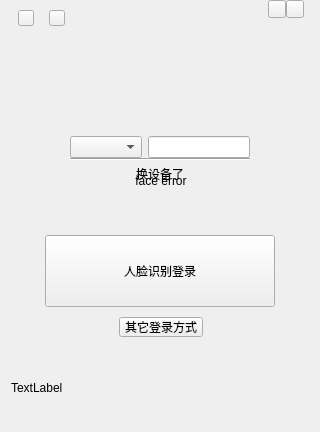
<?xml version="1.0" encoding="UTF-8"?>
<ui version="4.0">
 <class>LoginBody</class>
 <widget class="QWidget" name="LoginBody">
  <property name="geometry">
   <rect>
    <x>0</x>
    <y>0</y>
    <width>320</width>
    <height>432</height>
   </rect>
  </property>
  <property name="sizePolicy">
   <sizepolicy hsizetype="Fixed" vsizetype="Fixed">
    <horstretch>0</horstretch>
    <verstretch>0</verstretch>
   </sizepolicy>
  </property>
  <property name="windowTitle">
   <string>LoginBody</string>
  </property>
  <property name="autoFillBackground">
   <bool>true</bool>
  </property>
  <property name="styleSheet">
   <string notr="true"/>
  </property>
  <widget class="QLabel" name="label_title">
   <property name="geometry">
    <rect>
     <x>125</x>
     <y>40</y>
     <width>70</width>
     <height>27</height>
    </rect>
   </property>
   <property name="text">
    <string/>
   </property>
   <property name="alignment">
    <set>Qt::AlignCenter</set>
   </property>
  </widget>
  <widget class="QPushButton" name="checkBox_tabPage">
   <property name="geometry">
    <rect>
     <x>18</x>
     <y>10</y>
     <width>16</width>
     <height>16</height>
    </rect>
   </property>
   <property name="cursor">
    <cursorShape>PointingHandCursor</cursorShape>
   </property>
   <property name="text">
    <string/>
   </property>
   <property name="iconSize">
    <size>
     <width>30</width>
     <height>26</height>
    </size>
   </property>
   <property name="checkable">
    <bool>true</bool>
   </property>
  </widget>
  <widget class="QStackedWidget" name="loginStackedWidget">
   <property name="geometry">
    <rect>
     <x>10</x>
     <y>106</y>
     <width>300</width>
     <height>250</height>
    </rect>
   </property>
   <property name="currentIndex">
    <number>3</number>
   </property>
   <widget class="QWidget" name="page_login">
    <widget class="QPushButton" name="pushButton_login">
     <property name="geometry">
      <rect>
       <x>35</x>
       <y>180</y>
       <width>230</width>
       <height>70</height>
      </rect>
     </property>
     <property name="cursor">
      <cursorShape>PointingHandCursor</cursorShape>
     </property>
     <property name="styleSheet">
      <string notr="true"/>
     </property>
     <property name="text">
      <string>登 录</string>
     </property>
    </widget>
    <widget class="Line" name="line_2">
     <property name="geometry">
      <rect>
       <x>40</x>
       <y>82</y>
       <width>214</width>
       <height>1</height>
      </rect>
     </property>
     <property name="orientation">
      <enum>Qt::Horizontal</enum>
     </property>
    </widget>
    <widget class="Line" name="line_3">
     <property name="geometry">
      <rect>
       <x>40</x>
       <y>133</y>
       <width>214</width>
       <height>1</height>
      </rect>
     </property>
     <property name="orientation">
      <enum>Qt::Horizontal</enum>
     </property>
    </widget>
    <widget class="QCheckBox" name="checkBox_AotoLogin">
     <property name="geometry">
      <rect>
       <x>190</x>
       <y>143</y>
       <width>101</width>
       <height>21</height>
      </rect>
     </property>
     <property name="cursor">
      <cursorShape>PointingHandCursor</cursorShape>
     </property>
     <property name="text">
      <string>自动登录</string>
     </property>
    </widget>
    <widget class="QStackedWidget" name="stackedWidget_2">
     <property name="geometry">
      <rect>
       <x>0</x>
       <y>88</y>
       <width>300</width>
       <height>41</height>
      </rect>
     </property>
     <property name="currentIndex">
      <number>1</number>
     </property>
     <widget class="QWidget" name="page_password">
      <widget class="PasswordLineEdit" name="lineEdit_Password">
       <property name="geometry">
        <rect>
         <x>40</x>
         <y>9</y>
         <width>131</width>
         <height>31</height>
        </rect>
       </property>
       <property name="placeholderText">
        <string>请输入密码</string>
       </property>
      </widget>
     </widget>
     <widget class="QWidget" name="page_idecode">
      <widget class="QWidget" name="layoutWidget">
       <property name="geometry">
        <rect>
         <x>40</x>
         <y>10</y>
         <width>227</width>
         <height>33</height>
        </rect>
       </property>
       <layout class="QHBoxLayout" name="horizontalLayout_3">
        <property name="spacing">
         <number>0</number>
        </property>
        <item>
         <widget class="QLineEdit" name="lineEdit_IdentifyCode">
          <property name="sizePolicy">
           <sizepolicy hsizetype="Fixed" vsizetype="Fixed">
            <horstretch>0</horstretch>
            <verstretch>0</verstretch>
           </sizepolicy>
          </property>
          <property name="placeholderText">
           <string>请输入验证码</string>
          </property>
         </widget>
        </item>
        <item>
         <widget class="QPushButton" name="pushButton_SendIdentifyCode">
          <property name="sizePolicy">
           <sizepolicy hsizetype="Fixed" vsizetype="Fixed">
            <horstretch>0</horstretch>
            <verstretch>0</verstretch>
           </sizepolicy>
          </property>
          <property name="text">
           <string>获取验证码</string>
          </property>
         </widget>
        </item>
       </layout>
      </widget>
     </widget>
    </widget>
    <widget class="QLabel" name="label_info">
     <property name="geometry">
      <rect>
       <x>24</x>
       <y>143</y>
       <width>168</width>
       <height>16</height>
      </rect>
     </property>
     <property name="layoutDirection">
      <enum>Qt::LeftToRight</enum>
     </property>
     <property name="text">
      <string>TextLabel</string>
     </property>
    </widget>
    <widget class="QWidget" name="layoutWidget1">
     <property name="geometry">
      <rect>
       <x>0</x>
       <y>0</y>
       <width>320</width>
       <height>33</height>
      </rect>
     </property>
     <layout class="QHBoxLayout" name="horizontalLayout">
      <property name="spacing">
       <number>30</number>
      </property>
      <property name="leftMargin">
       <number>78</number>
      </property>
      <property name="rightMargin">
       <number>78</number>
      </property>
      <item>
       <widget class="QPushButton" name="checkBox_pwdLogin">
        <property name="minimumSize">
         <size>
          <width>56</width>
          <height>0</height>
         </size>
        </property>
        <property name="maximumSize">
         <size>
          <width>56</width>
          <height>16777215</height>
         </size>
        </property>
        <property name="cursor">
         <cursorShape>PointingHandCursor</cursorShape>
        </property>
        <property name="layoutDirection">
         <enum>Qt::LeftToRight</enum>
        </property>
        <property name="text">
         <string>密码登录</string>
        </property>
        <property name="checkable">
         <bool>true</bool>
        </property>
       </widget>
      </item>
      <item>
       <widget class="QPushButton" name="checkBox_IdeCodeLogin">
        <property name="sizePolicy">
         <sizepolicy hsizetype="Minimum" vsizetype="Fixed">
          <horstretch>0</horstretch>
          <verstretch>0</verstretch>
         </sizepolicy>
        </property>
        <property name="minimumSize">
         <size>
          <width>70</width>
          <height>0</height>
         </size>
        </property>
        <property name="maximumSize">
         <size>
          <width>70</width>
          <height>16777215</height>
         </size>
        </property>
        <property name="cursor">
         <cursorShape>PointingHandCursor</cursorShape>
        </property>
        <property name="text">
         <string>验证码登录</string>
        </property>
        <property name="checkable">
         <bool>true</bool>
        </property>
       </widget>
      </item>
     </layout>
    </widget>
    <widget class="QWidget" name="layoutWidget2">
     <property name="geometry">
      <rect>
       <x>40</x>
       <y>50</y>
       <width>279</width>
       <height>27</height>
      </rect>
     </property>
     <layout class="QHBoxLayout" name="horizontalLayout_2">
      <property name="spacing">
       <number>0</number>
      </property>
      <item>
       <widget class="QComboBox" name="comboBox_mobilePre">
        <property name="sizePolicy">
         <sizepolicy hsizetype="Fixed" vsizetype="Fixed">
          <horstretch>0</horstretch>
          <verstretch>0</verstretch>
         </sizepolicy>
        </property>
        <property name="currentText">
         <string/>
        </property>
       </widget>
      </item>
      <item>
       <widget class="QLineEdit" name="lineEdit_mobile">
        <property name="sizePolicy">
         <sizepolicy hsizetype="Fixed" vsizetype="Fixed">
          <horstretch>0</horstretch>
          <verstretch>0</verstretch>
         </sizepolicy>
        </property>
        <property name="placeholderText">
         <string>请输入手机号</string>
        </property>
       </widget>
      </item>
     </layout>
    </widget>
   </widget>
   <widget class="QWidget" name="page_scan">
    <widget class="QLabel" name="label_scanpic">
     <property name="geometry">
      <rect>
       <x>75</x>
       <y>10</y>
       <width>150</width>
       <height>150</height>
      </rect>
     </property>
     <property name="minimumSize">
      <size>
       <width>150</width>
       <height>150</height>
      </size>
     </property>
     <property name="maximumSize">
      <size>
       <width>150</width>
       <height>150</height>
      </size>
     </property>
     <property name="text">
      <string/>
     </property>
    </widget>
    <widget class="QLabel" name="label_scantip">
     <property name="geometry">
      <rect>
       <x>0</x>
       <y>180</y>
       <width>300</width>
       <height>16</height>
      </rect>
     </property>
     <property name="text">
      <string>请使用通toon手机版扫描二维码登录</string>
     </property>
     <property name="alignment">
      <set>Qt::AlignCenter</set>
     </property>
    </widget>
   </widget>
   <widget class="QWidget" name="page_scanConfirm">
    <widget class="QLabel" name="label_mobile">
     <property name="geometry">
      <rect>
       <x>0</x>
       <y>50</y>
       <width>300</width>
       <height>20</height>
      </rect>
     </property>
     <property name="text">
      <string>138****8888</string>
     </property>
     <property name="alignment">
      <set>Qt::AlignCenter</set>
     </property>
    </widget>
    <widget class="QLabel" name="label_2">
     <property name="geometry">
      <rect>
       <x>0</x>
       <y>88</y>
       <width>300</width>
       <height>20</height>
      </rect>
     </property>
     <property name="text">
      <string>请在手机上确认登录</string>
     </property>
     <property name="alignment">
      <set>Qt::AlignCenter</set>
     </property>
    </widget>
    <widget class="QLabel" name="labelCancelScan">
     <property name="geometry">
      <rect>
       <x>0</x>
       <y>132</y>
       <width>300</width>
       <height>15</height>
      </rect>
     </property>
     <property name="text">
      <string>&lt;style&gt; a {text-decoration: none} &lt;/style&gt;&lt;a style='color: #3395FF;' href =&quot;www.toon.com&quot;&gt; 返回扫码登录&lt;/a&gt;</string>
     </property>
     <property name="alignment">
      <set>Qt::AlignCenter</set>
     </property>
     <property name="openExternalLinks">
      <bool>false</bool>
     </property>
    </widget>
   </widget>
   <widget class="QWidget" name="page_faceid">
    <widget class="QWidget" name="layoutWidget">
     <property name="geometry">
      <rect>
       <x>10</x>
       <y>10</y>
       <width>281</width>
       <height>241</height>
      </rect>
     </property>
     <layout class="QVBoxLayout" name="verticalLayout_11">
      <property name="spacing">
       <number>35</number>
      </property>
      <item>
       <layout class="QVBoxLayout" name="verticalLayout_10">
        <property name="spacing">
         <number>10</number>
        </property>
        <item>
         <layout class="QVBoxLayout" name="verticalLayout_8">
          <property name="spacing">
           <number>0</number>
          </property>
          <property name="leftMargin">
           <number>39</number>
          </property>
          <property name="rightMargin">
           <number>40</number>
          </property>
          <item>
           <layout class="QHBoxLayout" name="horizontalLayout_4">
            <item>
             <widget class="QComboBox" name="comboBox_mobilePre_code">
              <property name="sizePolicy">
               <sizepolicy hsizetype="Fixed" vsizetype="Fixed">
                <horstretch>0</horstretch>
                <verstretch>0</verstretch>
               </sizepolicy>
              </property>
              <property name="currentText">
               <string/>
              </property>
             </widget>
            </item>
            <item>
             <widget class="QLineEdit" name="lineEdit_phone_num">
              <property name="focusPolicy">
               <enum>Qt::StrongFocus</enum>
              </property>
             </widget>
            </item>
           </layout>
          </item>
          <item>
           <widget class="Line" name="line">
            <property name="orientation">
             <enum>Qt::Horizontal</enum>
            </property>
           </widget>
          </item>
         </layout>
        </item>
        <item>
         <layout class="QHBoxLayout" name="horizontalLayout_12">
          <property name="spacing">
           <number>0</number>
          </property>
          <item>
           <spacer name="horizontalSpacer_13">
            <property name="orientation">
             <enum>Qt::Horizontal</enum>
            </property>
            <property name="sizeHint" stdset="0">
             <size>
              <width>40</width>
              <height>20</height>
             </size>
            </property>
           </spacer>
          </item>
          <item>
           <widget class="QLabel" name="label_login_error">
            <property name="maximumSize">
             <size>
              <width>16777215</width>
              <height>16</height>
             </size>
            </property>
            <property name="text">
             <string>face error</string>
            </property>
            <property name="alignment">
             <set>Qt::AlignCenter</set>
            </property>
           </widget>
          </item>
          <item>
           <spacer name="horizontalSpacer_14">
            <property name="orientation">
             <enum>Qt::Horizontal</enum>
            </property>
            <property name="sizeHint" stdset="0">
             <size>
              <width>40</width>
              <height>20</height>
             </size>
            </property>
           </spacer>
          </item>
         </layout>
        </item>
       </layout>
      </item>
      <item>
       <layout class="QVBoxLayout" name="verticalLayout">
        <property name="spacing">
         <number>10</number>
        </property>
        <item>
         <layout class="QHBoxLayout" name="horizontalLayout_6">
          <property name="spacing">
           <number>0</number>
          </property>
          <item>
           <spacer name="horizontalSpacer_3">
            <property name="orientation">
             <enum>Qt::Horizontal</enum>
            </property>
            <property name="sizeHint" stdset="0">
             <size>
              <width>40</width>
              <height>20</height>
             </size>
            </property>
           </spacer>
          </item>
          <item>
           <widget class="QPushButton" name="btn_face_login">
            <property name="minimumSize">
             <size>
              <width>230</width>
              <height>72</height>
             </size>
            </property>
            <property name="maximumSize">
             <size>
              <width>230</width>
              <height>72</height>
             </size>
            </property>
            <property name="cursor">
             <cursorShape>PointingHandCursor</cursorShape>
            </property>
            <property name="text">
             <string>人脸识别登录</string>
            </property>
           </widget>
          </item>
          <item>
           <spacer name="horizontalSpacer_4">
            <property name="orientation">
             <enum>Qt::Horizontal</enum>
            </property>
            <property name="sizeHint" stdset="0">
             <size>
              <width>40</width>
              <height>20</height>
             </size>
            </property>
           </spacer>
          </item>
         </layout>
        </item>
        <item>
         <layout class="QHBoxLayout" name="horizontalLayout_5">
          <property name="spacing">
           <number>0</number>
          </property>
          <item>
           <spacer name="horizontalSpacer_2">
            <property name="orientation">
             <enum>Qt::Horizontal</enum>
            </property>
            <property name="sizeHint" stdset="0">
             <size>
              <width>40</width>
              <height>20</height>
             </size>
            </property>
           </spacer>
          </item>
          <item>
           <widget class="QPushButton" name="btn_faceid_other">
            <property name="minimumSize">
             <size>
              <width>84</width>
              <height>15</height>
             </size>
            </property>
            <property name="maximumSize">
             <size>
              <width>16777215</width>
              <height>20</height>
             </size>
            </property>
            <property name="cursor">
             <cursorShape>PointingHandCursor</cursorShape>
            </property>
            <property name="text">
             <string>其它登录方式</string>
            </property>
           </widget>
          </item>
          <item>
           <spacer name="horizontalSpacer">
            <property name="orientation">
             <enum>Qt::Horizontal</enum>
            </property>
            <property name="sizeHint" stdset="0">
             <size>
              <width>40</width>
              <height>20</height>
             </size>
            </property>
           </spacer>
          </item>
         </layout>
        </item>
       </layout>
      </item>
     </layout>
    </widget>
   </widget>
   <widget class="QWidget" name="page_faceid_login_failed">
    <widget class="QWidget" name="layoutWidget">
     <property name="geometry">
      <rect>
       <x>1</x>
       <y>20</y>
       <width>301</width>
       <height>231</height>
      </rect>
     </property>
     <layout class="QVBoxLayout" name="verticalLayout_4">
      <property name="spacing">
       <number>10</number>
      </property>
      <item>
       <layout class="QVBoxLayout" name="verticalLayout_3">
        <property name="spacing">
         <number>10</number>
        </property>
        <item>
         <layout class="QHBoxLayout" name="horizontalLayout_9">
          <property name="spacing">
           <number>0</number>
          </property>
          <item>
           <spacer name="horizontalSpacer_9">
            <property name="orientation">
             <enum>Qt::Horizontal</enum>
            </property>
            <property name="sizeHint" stdset="0">
             <size>
              <width>40</width>
              <height>20</height>
             </size>
            </property>
           </spacer>
          </item>
          <item>
           <widget class="QLabel" name="label_faceid_failed_icon">
            <property name="minimumSize">
             <size>
              <width>50</width>
              <height>50</height>
             </size>
            </property>
            <property name="maximumSize">
             <size>
              <width>50</width>
              <height>50</height>
             </size>
            </property>
            <property name="text">
             <string/>
            </property>
           </widget>
          </item>
          <item>
           <spacer name="horizontalSpacer_10">
            <property name="orientation">
             <enum>Qt::Horizontal</enum>
            </property>
            <property name="sizeHint" stdset="0">
             <size>
              <width>40</width>
              <height>20</height>
             </size>
            </property>
           </spacer>
          </item>
         </layout>
        </item>
        <item>
         <layout class="QHBoxLayout" name="horizontalLayout_10">
          <property name="spacing">
           <number>0</number>
          </property>
          <item>
           <spacer name="horizontalSpacer_11">
            <property name="orientation">
             <enum>Qt::Horizontal</enum>
            </property>
            <property name="sizeHint" stdset="0">
             <size>
              <width>40</width>
              <height>20</height>
             </size>
            </property>
           </spacer>
          </item>
          <item>
           <widget class="QLabel" name="label_faceid_failed_error">
            <property name="maximumSize">
             <size>
              <width>16777215</width>
              <height>15</height>
             </size>
            </property>
            <property name="text">
             <string>人脸识别失败</string>
            </property>
           </widget>
          </item>
          <item>
           <spacer name="horizontalSpacer_12">
            <property name="orientation">
             <enum>Qt::Horizontal</enum>
            </property>
            <property name="sizeHint" stdset="0">
             <size>
              <width>40</width>
              <height>20</height>
             </size>
            </property>
           </spacer>
          </item>
         </layout>
        </item>
       </layout>
      </item>
      <item>
       <layout class="QVBoxLayout" name="verticalLayout_2">
        <property name="spacing">
         <number>10</number>
        </property>
        <item>
         <layout class="QHBoxLayout" name="horizontalLayout_7">
          <property name="spacing">
           <number>0</number>
          </property>
          <item>
           <spacer name="horizontalSpacer_5">
            <property name="orientation">
             <enum>Qt::Horizontal</enum>
            </property>
            <property name="sizeHint" stdset="0">
             <size>
              <width>40</width>
              <height>20</height>
             </size>
            </property>
           </spacer>
          </item>
          <item>
           <widget class="QPushButton" name="btn_faceid_failed_tryagain">
            <property name="minimumSize">
             <size>
              <width>230</width>
              <height>72</height>
             </size>
            </property>
            <property name="maximumSize">
             <size>
              <width>230</width>
              <height>72</height>
             </size>
            </property>
            <property name="cursor">
             <cursorShape>PointingHandCursor</cursorShape>
            </property>
            <property name="text">
             <string>再试一次</string>
            </property>
           </widget>
          </item>
          <item>
           <spacer name="horizontalSpacer_6">
            <property name="orientation">
             <enum>Qt::Horizontal</enum>
            </property>
            <property name="sizeHint" stdset="0">
             <size>
              <width>40</width>
              <height>20</height>
             </size>
            </property>
           </spacer>
          </item>
         </layout>
        </item>
        <item>
         <layout class="QHBoxLayout" name="horizontalLayout_8">
          <property name="spacing">
           <number>0</number>
          </property>
          <item>
           <spacer name="horizontalSpacer_7">
            <property name="orientation">
             <enum>Qt::Horizontal</enum>
            </property>
            <property name="sizeHint" stdset="0">
             <size>
              <width>40</width>
              <height>20</height>
             </size>
            </property>
           </spacer>
          </item>
          <item>
           <widget class="QPushButton" name="btn_faceid_failed_other_login">
            <property name="minimumSize">
             <size>
              <width>84</width>
              <height>20</height>
             </size>
            </property>
            <property name="maximumSize">
             <size>
              <width>84</width>
              <height>20</height>
             </size>
            </property>
            <property name="cursor">
             <cursorShape>PointingHandCursor</cursorShape>
            </property>
            <property name="text">
             <string>其它登录方式</string>
            </property>
           </widget>
          </item>
          <item>
           <spacer name="horizontalSpacer_8">
            <property name="orientation">
             <enum>Qt::Horizontal</enum>
            </property>
            <property name="sizeHint" stdset="0">
             <size>
              <width>40</width>
              <height>20</height>
             </size>
            </property>
           </spacer>
          </item>
         </layout>
        </item>
       </layout>
      </item>
     </layout>
    </widget>
   </widget>
  </widget>
  <widget class="QPushButton" name="btn_min">
   <property name="geometry">
    <rect>
     <x>268</x>
     <y>0</y>
     <width>18</width>
     <height>18</height>
    </rect>
   </property>
   <property name="maximumSize">
    <size>
     <width>18</width>
     <height>18</height>
    </size>
   </property>
   <property name="text">
    <string/>
   </property>
  </widget>
  <widget class="QPushButton" name="btn_close">
   <property name="geometry">
    <rect>
     <x>286</x>
     <y>0</y>
     <width>18</width>
     <height>18</height>
    </rect>
   </property>
   <property name="sizePolicy">
    <sizepolicy hsizetype="Fixed" vsizetype="Fixed">
     <horstretch>0</horstretch>
     <verstretch>0</verstretch>
    </sizepolicy>
   </property>
   <property name="maximumSize">
    <size>
     <width>18</width>
     <height>18</height>
    </size>
   </property>
   <property name="text">
    <string/>
   </property>
  </widget>
  <widget class="QLabel" name="label_bottom">
   <property name="geometry">
    <rect>
     <x>11</x>
     <y>365</y>
     <width>298</width>
     <height>46</height>
    </rect>
   </property>
   <property name="text">
    <string>TextLabel</string>
   </property>
  </widget>
  <widget class="QLabel" name="deviceLabel">
   <property name="geometry">
    <rect>
     <x>0</x>
     <y>164</y>
     <width>320</width>
     <height>19</height>
    </rect>
   </property>
   <property name="sizePolicy">
    <sizepolicy hsizetype="Fixed" vsizetype="Fixed">
     <horstretch>0</horstretch>
     <verstretch>0</verstretch>
    </sizepolicy>
   </property>
   <property name="text">
    <string>换设备了</string>
   </property>
   <property name="alignment">
    <set>Qt::AlignCenter</set>
   </property>
  </widget>
  <widget class="QPushButton" name="btn_faceid">
   <property name="geometry">
    <rect>
     <x>49</x>
     <y>10</y>
     <width>16</width>
     <height>16</height>
    </rect>
   </property>
   <property name="cursor">
    <cursorShape>PointingHandCursor</cursorShape>
   </property>
   <property name="text">
    <string/>
   </property>
  </widget>
  <widget class="QWidget" name="layoutWidget">
   <property name="geometry">
    <rect>
     <x>0</x>
     <y>0</y>
     <width>2</width>
     <height>2</height>
    </rect>
   </property>
   <layout class="QHBoxLayout" name="horizontalLayout_11"/>
  </widget>
  <widget class="QWidget" name="layoutWidget">
   <property name="geometry">
    <rect>
     <x>0</x>
     <y>0</y>
     <width>2</width>
     <height>2</height>
    </rect>
   </property>
   <layout class="QVBoxLayout" name="verticalLayout_5"/>
  </widget>
  <widget class="QWidget" name="layoutWidget">
   <property name="geometry">
    <rect>
     <x>0</x>
     <y>0</y>
     <width>2</width>
     <height>2</height>
    </rect>
   </property>
   <layout class="QVBoxLayout" name="verticalLayout_6"/>
  </widget>
  <widget class="QWidget" name="layoutWidget">
   <property name="geometry">
    <rect>
     <x>0</x>
     <y>0</y>
     <width>2</width>
     <height>2</height>
    </rect>
   </property>
   <layout class="QVBoxLayout" name="verticalLayout_7"/>
  </widget>
  <widget class="QWidget" name="layoutWidget">
   <property name="geometry">
    <rect>
     <x>0</x>
     <y>0</y>
     <width>2</width>
     <height>2</height>
    </rect>
   </property>
   <layout class="QVBoxLayout" name="verticalLayout_9"/>
  </widget>
  <zorder>layoutWidget</zorder>
  <zorder>layoutWidget</zorder>
  <zorder>layoutWidget</zorder>
  <zorder>layoutWidget</zorder>
  <zorder>label_bottom</zorder>
  <zorder>label_title</zorder>
  <zorder>checkBox_tabPage</zorder>
  <zorder>loginStackedWidget</zorder>
  <zorder>btn_min</zorder>
  <zorder>btn_close</zorder>
  <zorder>deviceLabel</zorder>
  <zorder>btn_faceid</zorder>
  <zorder>layoutWidget</zorder>
 </widget>
 <layoutdefault spacing="6" margin="11"/>
 <customwidgets>
  <customwidget>
   <class>PasswordLineEdit</class>
   <extends>QLineEdit</extends>
   <header>PasswordLineEdit.h</header>
  </customwidget>
 </customwidgets>
 <tabstops>
  <tabstop>checkBox_pwdLogin</tabstop>
  <tabstop>checkBox_IdeCodeLogin</tabstop>
  <tabstop>comboBox_mobilePre</tabstop>
  <tabstop>lineEdit_mobile</tabstop>
  <tabstop>lineEdit_Password</tabstop>
  <tabstop>checkBox_AotoLogin</tabstop>
  <tabstop>pushButton_login</tabstop>
  <tabstop>checkBox_tabPage</tabstop>
  <tabstop>lineEdit_IdentifyCode</tabstop>
  <tabstop>pushButton_SendIdentifyCode</tabstop>
 </tabstops>
 <resources/>
 <connections/>
</ui>
